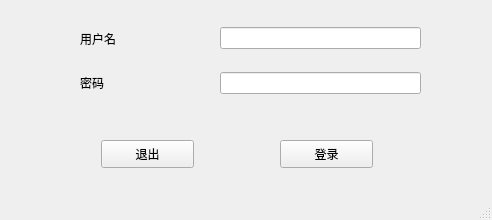
<?xml version="1.0" encoding="UTF-8"?>
<ui version="4.0">
 <class>MainWindow</class>
 <widget class="QMainWindow" name="MainWindow">
  <property name="geometry">
   <rect>
    <x>0</x>
    <y>0</y>
    <width>492</width>
    <height>220</height>
   </rect>
  </property>
  <property name="windowTitle">
   <string>MainWindow</string>
  </property>
  <widget class="QWidget" name="centralwidget">
   <widget class="QPushButton" name="pushButton">
    <property name="geometry">
     <rect>
      <x>280</x>
      <y>140</y>
      <width>93</width>
      <height>28</height>
     </rect>
    </property>
    <property name="text">
     <string>登录</string>
    </property>
   </widget>
   <widget class="QPushButton" name="pushButton_2">
    <property name="geometry">
     <rect>
      <x>101</x>
      <y>140</y>
      <width>93</width>
      <height>28</height>
     </rect>
    </property>
    <property name="text">
     <string>退出</string>
    </property>
   </widget>
   <widget class="QWidget" name="">
    <property name="geometry">
     <rect>
      <x>220</x>
      <y>10</y>
      <width>201</width>
      <height>101</height>
     </rect>
    </property>
    <layout class="QVBoxLayout" name="verticalLayout">
     <item>
      <widget class="QLineEdit" name="lineEdit"/>
     </item>
     <item>
      <widget class="QLineEdit" name="lineEdit_2"/>
     </item>
    </layout>
   </widget>
   <widget class="QWidget" name="">
    <property name="geometry">
     <rect>
      <x>80</x>
      <y>20</y>
      <width>131</width>
      <height>81</height>
     </rect>
    </property>
    <layout class="QVBoxLayout" name="verticalLayout_2">
     <item>
      <widget class="QLabel" name="label">
       <property name="text">
        <string>用户名</string>
       </property>
      </widget>
     </item>
     <item>
      <widget class="QLabel" name="label_2">
       <property name="text">
        <string>密码</string>
       </property>
      </widget>
     </item>
    </layout>
   </widget>
  </widget>
  <widget class="QMenuBar" name="menubar">
   <property name="geometry">
    <rect>
     <x>0</x>
     <y>0</y>
     <width>492</width>
     <height>25</height>
    </rect>
   </property>
  </widget>
  <widget class="QStatusBar" name="statusbar"/>
 </widget>
 <resources/>
 <connections/>
</ui>
